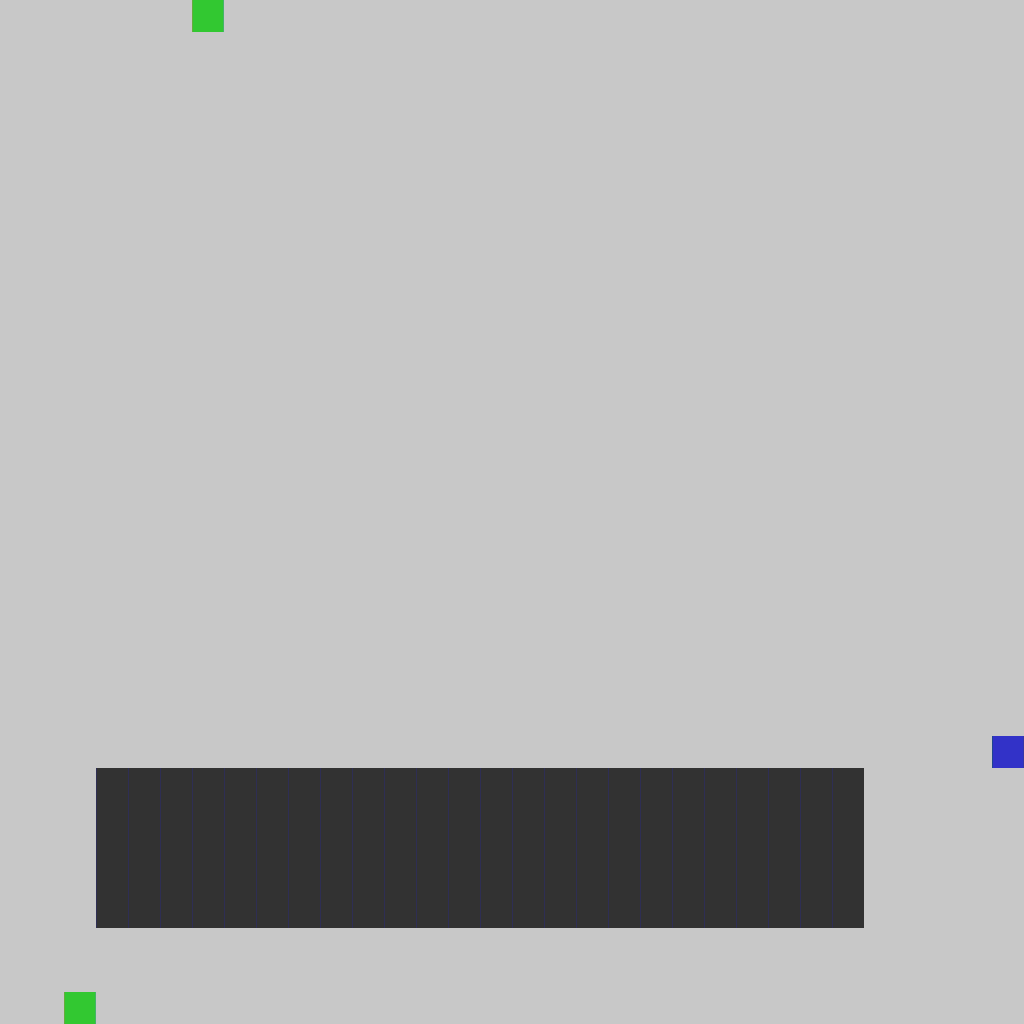

Tiled map render using the project's own tile images. Description and the whole map definition, tile-layer contents included, below:
An orthogonal 32x32 tile map with 32x32 px tiles, 1 tile layer (Tile Layer 1).

<map version="1.10" tiledversion="1.10.1" orientation="orthogonal" renderorder="right-down" width="32" height="32" tilewidth="32" tileheight="32" infinite="0" nextlayerid="2" nextobjectid="1">
 <tileset firstgid="1" source="../BaseTileset.tsx" />
 <layer id="1" name="Tile Layer 1" width="32" height="32">
  <data encoding="csv">
5,5,5,5,5,5,2,5,5,5,5,5,5,5,5,5,5,5,5,5,5,5,5,5,5,5,5,5,5,5,5,5,
5,5,5,5,5,5,5,5,5,5,5,5,5,5,5,5,5,5,5,5,5,5,5,5,5,5,5,5,5,5,5,5,
5,5,5,5,5,5,5,5,5,5,5,5,5,5,5,5,5,5,5,5,5,5,5,5,5,5,5,5,5,5,5,5,
5,5,5,5,5,5,5,5,5,5,5,5,5,5,5,5,5,5,5,5,5,5,5,5,5,5,5,5,5,5,5,5,
5,5,5,5,5,5,5,5,5,5,5,5,5,5,5,5,5,5,5,5,5,5,5,5,5,5,5,5,5,5,5,5,
5,5,5,5,5,5,5,5,5,5,5,5,5,5,5,5,5,5,5,5,5,5,5,5,5,5,5,5,5,5,5,5,
5,5,5,5,5,5,5,5,5,5,5,5,5,5,5,5,5,5,5,5,5,5,5,5,5,5,5,5,5,5,5,5,
5,5,5,5,5,5,5,5,5,5,5,5,5,5,5,5,5,5,5,5,5,5,5,5,5,5,5,5,5,5,5,5,
5,5,5,5,5,5,5,5,5,5,5,5,5,5,5,5,5,5,5,5,5,5,5,5,5,5,5,5,5,5,5,5,
5,5,5,5,5,5,5,5,5,5,5,5,5,5,5,5,5,5,5,5,5,5,5,5,5,5,5,5,5,5,5,5,
5,5,5,5,5,5,5,5,5,5,5,5,5,5,5,5,5,5,5,5,5,5,5,5,5,5,5,5,5,5,5,5,
5,5,5,5,5,5,5,5,5,5,5,5,5,5,5,5,5,5,5,5,5,5,5,5,5,5,5,5,5,5,5,5,
5,5,5,5,5,5,5,5,5,5,5,5,5,5,5,5,5,5,5,5,5,5,5,5,5,5,5,5,5,5,5,5,
5,5,5,5,5,5,5,5,5,5,5,5,5,5,5,5,5,5,5,5,5,5,5,5,5,5,5,5,5,5,5,5,
5,5,5,5,5,5,5,5,5,5,5,5,5,5,5,5,5,5,5,5,5,5,5,5,5,5,5,5,5,5,5,5,
5,5,5,5,5,5,5,5,5,5,5,5,5,5,5,5,5,5,5,5,5,5,5,5,5,5,5,5,5,5,5,5,
5,5,5,5,5,5,5,5,5,5,5,5,5,5,5,5,5,5,5,5,5,5,5,5,5,5,5,5,5,5,5,5,
5,5,5,5,5,5,5,5,5,5,5,5,5,5,5,5,5,5,5,5,5,5,5,5,5,5,5,5,5,5,5,5,
5,5,5,5,5,5,5,5,5,5,5,5,5,5,5,5,5,5,5,5,5,5,5,5,5,5,5,5,5,5,5,5,
5,5,5,5,5,5,5,5,5,5,5,5,5,5,5,5,5,5,5,5,5,5,5,5,5,5,5,5,5,5,5,5,
5,5,5,5,5,5,5,5,5,5,5,5,5,5,5,5,5,5,5,5,5,5,5,5,5,5,5,5,5,5,5,5,
5,5,5,5,5,5,5,5,5,5,5,5,5,5,5,5,5,5,5,5,5,5,5,5,5,5,5,5,5,5,5,5,
5,5,5,5,5,5,5,5,5,5,5,5,5,5,5,5,5,5,5,5,5,5,5,5,5,5,5,5,5,5,5,5,
5,5,5,5,5,5,5,5,5,5,5,5,5,5,5,5,5,5,5,5,5,5,5,5,5,5,5,5,5,5,5,3,
5,5,5,4,4,4,4,4,4,4,4,4,4,4,4,4,4,4,4,4,4,4,4,4,4,4,4,5,5,5,5,5,
5,5,5,4,4,4,4,4,4,4,4,4,4,4,4,4,4,4,4,4,4,4,4,4,4,4,4,5,5,5,5,5,
5,5,5,4,4,4,4,4,4,4,4,4,4,4,4,4,4,4,4,4,4,4,4,4,4,4,4,5,5,5,5,5,
5,5,5,4,4,4,4,4,4,4,4,4,4,4,4,4,4,4,4,4,4,4,4,4,4,4,4,5,5,5,5,5,
5,5,5,4,4,4,4,4,4,4,4,4,4,4,4,4,4,4,4,4,4,4,4,4,4,4,4,5,5,5,5,5,
5,5,5,5,5,5,5,5,5,5,5,5,5,5,5,5,5,5,5,5,5,5,5,5,5,5,5,5,5,5,5,5,
5,5,5,5,5,5,5,5,5,5,5,5,5,5,5,5,5,5,5,5,5,5,5,5,5,5,5,5,5,5,5,5,
5,5,2,5,5,5,5,5,5,5,5,5,5,5,5,5,5,5,5,5,5,5,5,5,5,5,5,5,5,5,5,5
</data>
 </layer>
</map>
